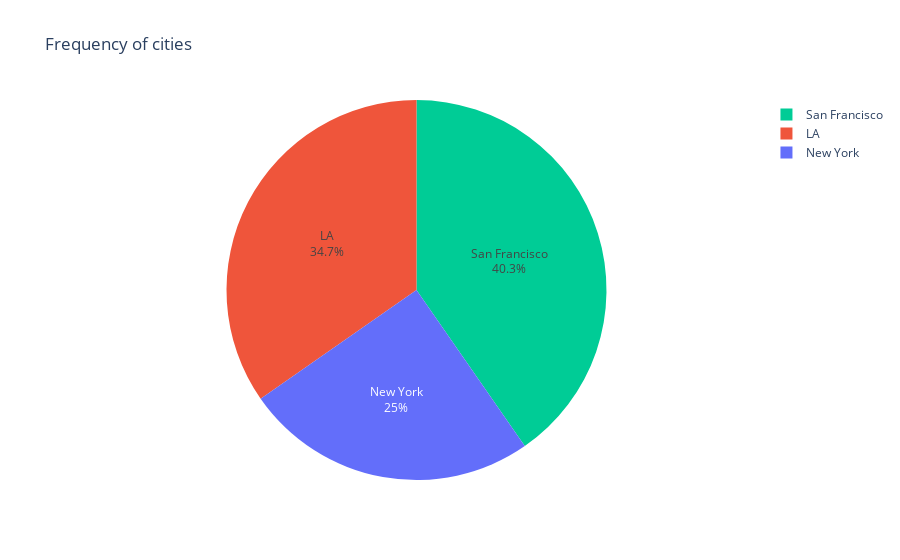

Notebook cell for this chart:
### Code cell
city_fig.update_traces(textposition='inside', textinfo='percent+label')
city_fig.update_layout(uniformtext_minsize=14)
city_fig.show()

### Figure 1 — Plotly figure (JSON) as saved in the notebook; plotly's stock layout.template omitted (floating-point values rounded to 4 significant figures)
{"data": [{"customdata": [["New York"], ["LA"], ["San Francisco"]], "domain": {"x": [0, 1], "y": [0, 1]}, "hovertemplate": "Cities=%{customdata[0]}<br>Frequency=%{value}<extra></extra>", "labels": ["New York", "LA", "San Francisco"], "legendgroup": "", "marker": {"colors": ["#636efa", "#EF553B", "#00cc96"]}, "name": "", "showlegend": true, "textinfo": "percent+label", "textposition": "inside", "type": "pie", "values": [12327, 17129, 19923]}], "layout": {"autosize": true, "legend": {"tracegroupgap": 0}, "title": {"text": "Frequency of cities"}, "uniformtext": {"minsize": 14}}}
